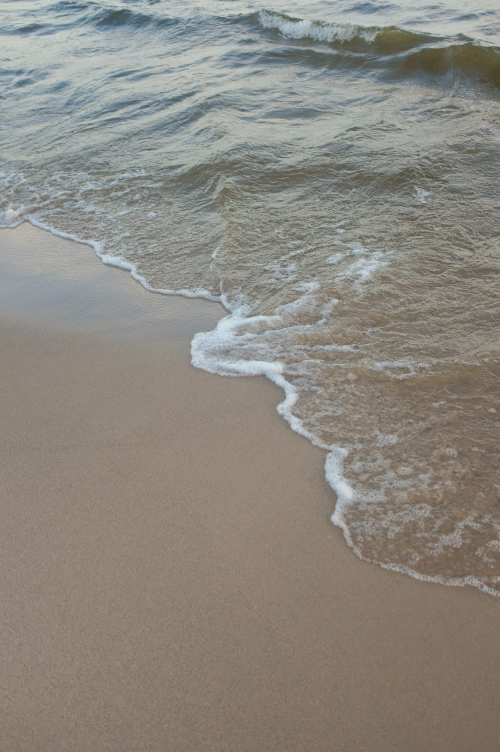
#> input picture r.png, 1000 x 1504 px (shown at 1/2 size)
$ python pixel_manipulation.py
#> lines starting #> are read from the running program, lines starting #| are printed output that depends on the picture; after the words box and inside, x2 and y2 are one past the last pixel; in counts of white or black regions, pixels touching at a corner belong together


import cv2
import random

img = cv2.imread('r.png', -1)
#> img is the input picture: shape (1504, 1000, 3); mean B, G, R 127.3, 135.3, 139.5
print(img.shape)
#| (1504, 1000, 3)

# pixel manipulation
for i in range(100):
    for j in range(img.shape[1]):
        img[i][j] = [random.randint(0,255), random.randint(0,255),random.randint(0,255)]
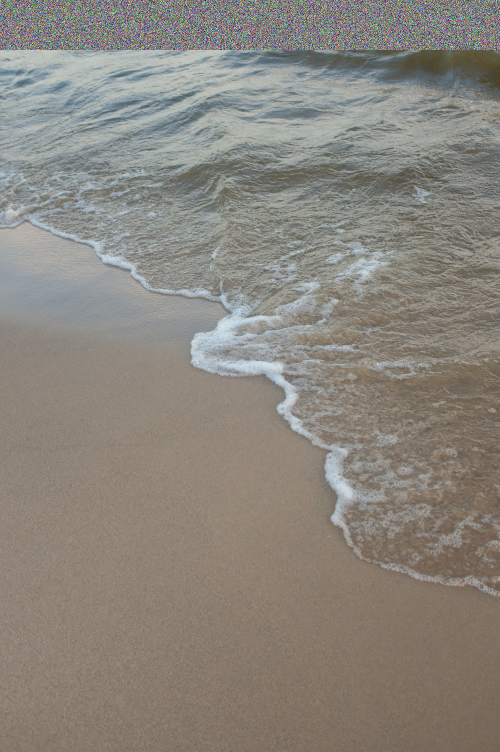
#> img: shape (1504, 1000, 3) (shown at 1/2 size); 6.65% of pixels changed, all inside (x1, y1, x2, y2) = (0, 0, 1000, 100)


# copy & paste
tag = img[500:650, 600:900]
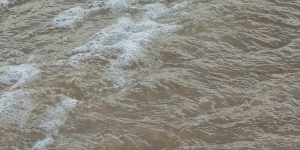
#> tag: shape (150, 300, 3); mean B, G, R 129.7, 137.8, 140.2
img[100:250, 650:950] = tag
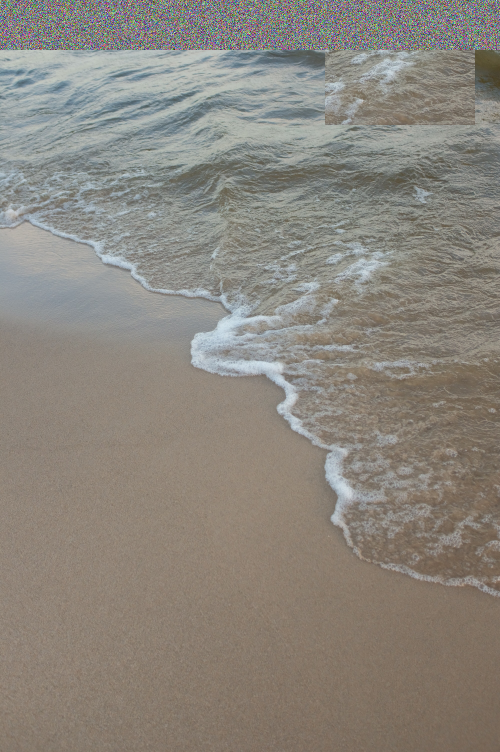
#> img: shape (1504, 1000, 3) (shown at 1/2 size); 2.99% of pixels changed, all inside (x1, y1, x2, y2) = (650, 100, 950, 250)


cv2.imshow('Image',img)
cv2.waitKey(0)
cv2.destroyAllWindows()
